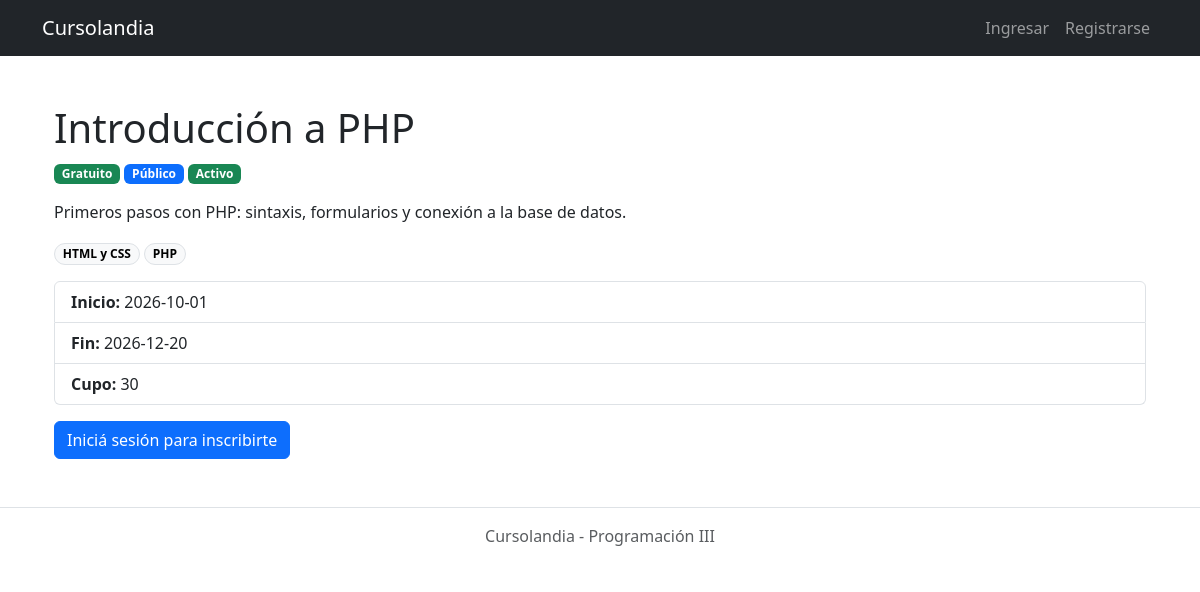
Screenshot of /Paginas/curso.php?id=1 with the database file from the repository.
### tables this page shows
CREATE TABLE cursos (
    id INT AUTO_INCREMENT PRIMARY KEY,
    creador_id INT NOT NULL,
    titulo VARCHAR(150) NOT NULL,
    descripcion TEXT NOT NULL,
    costo DECIMAL(10,2) NOT NULL DEFAULT 0.00,
    cupo INT NULL,
    fecha_inicio DATE NOT NULL,
    fecha_fin DATE NOT NULL,
    tipo_acceso ENUM('publico', 'privado') NOT NULL DEFAULT 'publico',
    created_at TIMESTAMP NOT NULL DEFAULT CURRENT_TIMESTAMP,
    CONSTRAINT fk_curso_creador FOREIGN KEY (creador_id) REFERENCES usuarios(id) ON DELETE CASCADE,
    CONSTRAINT chk_fechas CHECK (fecha_fin >= fecha_inicio),
    CONSTRAINT chk_curso_costo  CHECK (costo >= 0),
    CONSTRAINT chk_curso_cupo   CHECK (cupo IS NULL OR cupo > 0),
    INDEX idx_cursos_fechas (fecha_inicio, fecha_fin),
    FULLTEXT KEY ft_cursos_titulo (titulo)
);

CREATE TABLE etiquetas (
    id INT AUTO_INCREMENT PRIMARY KEY,
    nombre VARCHAR(50) NOT NULL UNIQUE
);

### Manejadores/ManejadorCurso.php (called while the page is built, shortened)
<?php
class ManejadorCurso {
    private $conexion;
    public function __construct($conexion) {
        $this->conexion = $conexion;
    }
    public function buscarPorId($id) {
        $sql = "SELECT * FROM cursos WHERE id = " . $id;
        $resultado = mysqli_query($this->conexion, $sql);
        $fila = mysqli_fetch_assoc($resultado);
        return new Curso($fila['id'],$fila['creador_id'],$fila['titulo'],$fila['descripcion'],$fila['costo'],$fila['cupo'],$fila['fecha_inicio'],$fila['fecha_fin'],$fila['tipo_acceso']);
    }
    public function etiquetasDeCurso($curso_id) {
        $sql = "SELECT e.id, e.nombre
                FROM etiquetas e
                INNER JOIN curso_etiquetas ce ON ce.etiqueta_id = e.id
                WHERE ce.curso_id = '$curso_id'
                ORDER BY e.nombre";
        $resultado = mysqli_query($this->conexion, $sql);
        $etiquetas = array();
        while ($fila = mysqli_fetch_assoc($resultado)) {
            $etiquetas[] = $fila;
        }
        return $etiquetas;
    }
}
?>

### Clases/Curso.php (called while the page is built, shortened)
<?php
class Curso {
    private $costo;
    private $fecha_inicio;
    private $fecha_fin;
    private $tipo_acceso;
    public function __construct($id, $creador_id, $titulo, $descripcion, $costo, $cupo, $fecha_inicio, $fecha_fin, $tipo_acceso) {
        $this->id = $id;
        $this->titulo = $titulo;
        $this->descripcion = $descripcion;
        $this->costo = $costo;
        $this->cupo = $cupo;
        $this->fecha_inicio = $fecha_inicio;
        $this->fecha_fin = $fecha_fin;
        $this->tipo_acceso = $tipo_acceso;
    }
    public function __get($propiedad) {
        return $this->$propiedad;
    }
    public function estaActivo() {
        $hoy = date("Y-m-d");
        if($hoy <= $this->fecha_inicio) {
            return "proximamente";
        } else if ($hoy >= $this->fecha_inicio && $hoy <= $this->fecha_fin) {
            return "activo";
        } else {
            return "finalizado";
        }
    }
    public function esGratuito() {
        return ($this->costo == 0);
    }
    public function esPrivado() {
        return ($this->tipo_acceso == "privado");
    }
}
?>

### Paginas/curso.php (the view, shortened to what this page needs)
<?php
include "../Clases/Curso.php";
include "../Manejadores/ManejadorCurso.php";
$curso = null;
$etiquetas = array ();
$inscripcion = null;
$error = "";
try {
    $manejadorCurso = new ManejadorCurso($conexion);
    $curso = $manejadorCurso->buscarPorId($_GET['id']);
    $etiquetas = $manejadorCurso->etiquetasDeCurso($curso->id);
} catch (Exception $e) {
    $error = $e->getMessage();
}
?>
<?php include "includes/header.php"; ?>
<div class="container my-4">
    <?php if ($error != "") { ?>
        <div class="alert alert-danger"><?php echo $error; ?></div>
        <a href="index.php" class="btn btn-secondary">Volver al inicio</a>
    <?php } else { ?>
        <h1><?php echo $curso->titulo; ?></h1>
        <p>
            <?php if ($curso->esGratuito()) { ?>
                <span class="badge bg-success">Gratuito</span>
            <?php } else { ?>
                <span class="badge bg-warning text-dark">$<?php echo $curso->costo; ?></span>
            <?php } ?>
            <?php if ($curso->esPrivado()) { ?>
                <span class="badge bg-secondary">Privado</span>
            <?php } else { ?>
                <span class="badge bg-primary">Público</span>
            <?php } ?>
            <?php if ($curso->estaActivo() == "proximamente") { ?>
                <span class="badge bg-info">Próximamente</span>
            <?php } else if ($curso->estaActivo() == "activo") { ?>
                <span class="badge bg-success">Activo</span>
            <?php } else { ?>
                <span class="badge bg-danger">Finalizado</span>
            <?php } ?>
        </p>
        <p><?php echo $curso->descripcion; ?></p>
        <?php if (count($etiquetas) > 0) { ?>
            <p>
                <?php foreach ($etiquetas as $etiqueta) { ?>
                    <span class="badge rounded-pill text-bg-light border"><?php echo $etiqueta['nombre']; ?></span>
                <?php } ?>
            </p>
        <?php } ?>
        <ul class="list-group mb-3">
            <li class="list-group-item"><strong>Inicio:</strong> <?php echo $curso->fecha_inicio; ?></li>
            <li class="list-group-item"><strong>Fin:</strong> <?php echo $curso->fecha_fin; ?></li>
            <li class="list-group-item">
                <strong>Cupo:</strong>
                <?php
                if ($curso->cupo == "") {
                    echo "Sin límite";
                } else {
                    echo $curso->cupo;
                }
                ?>
            </li>
        </ul>
        <?php if (!isset($_SESSION['usuario_id'])) { ?>
            <a href="login.php" class="btn btn-primary">Iniciá sesión para inscribirte</a>
        <?php } elseif ($curso->esCreador($_SESSION['usuario_id'])) { ?>
                    <div class="alert alert-info">Este curso es tuyo.</div>
                    <a href="solicitudes.php?id=<?php echo $curso->id; ?>" class="btn btn-outline-primary">Ver solicitudes e inscriptos</a>
        <?php } elseif ($curso->estaActivo() == "activo") { ?>
            <form method="post" action="curso.php?id=<?php echo $curso->id; ?>">
                <button type="submit" name="inscribirse" class="btn btn-primary">Inscribirme</button>
            </form>
        <?php } elseif ($curso->estaActivo() == "proximamente") { ?>
            <div class="alert alert-info">Este curso está próximo a activarse.</div>
        <?php } else { ?>
            <div class="alert alert-secondary">Este curso no está activo, no se puede inscribir.</div>
        <?php } ?>
    <?php } ?>
</div>
<?php include "includes/footer.php"; ?>

### rows the page displays
cursos: titulo "Introducción a PHP", descripcion "Primeros pasos con PHP: sintaxis, formularios y conexión a la base de datos.", fecha_inicio "2026-10-01", fecha_fin "2026-12-20", cupo "30"
etiquetas: nombre "HTML y CSS"
etiquetas: nombre "PHP"
